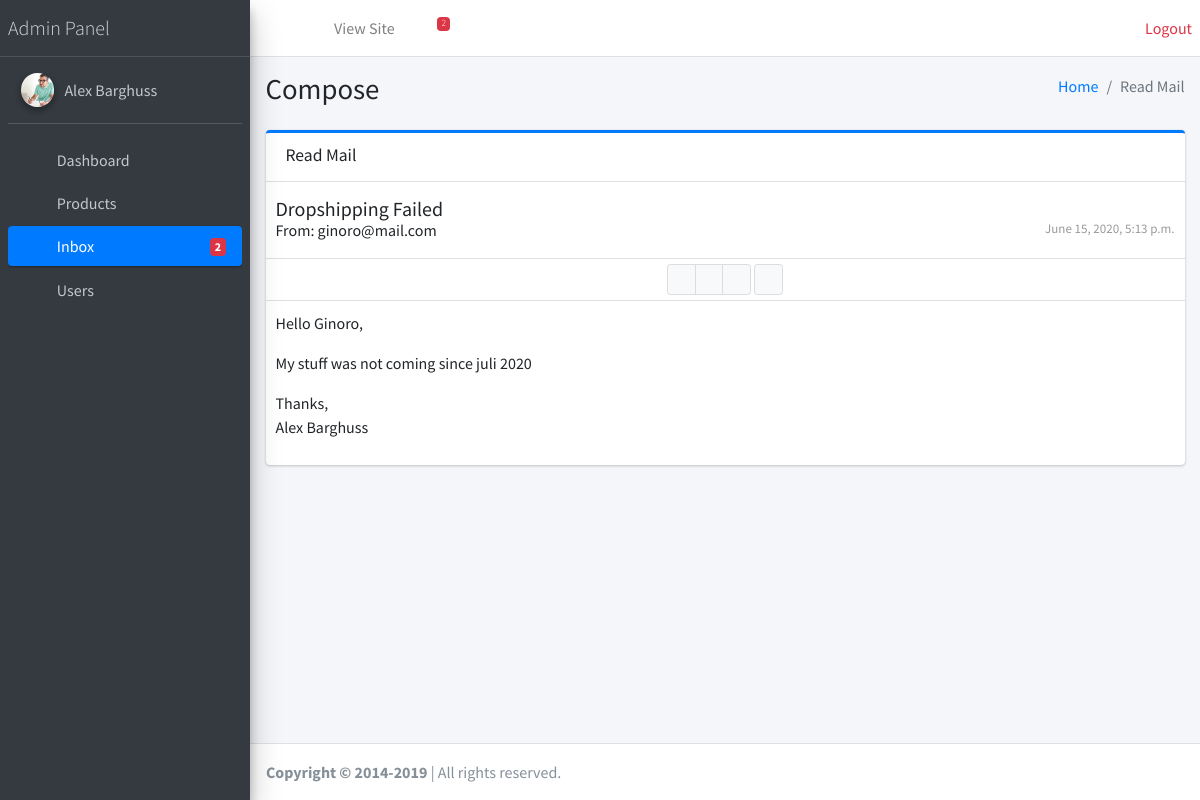
Screenshot of /dashboard/inbox/3/ (signed in) with the database file from the repository.
### users/models.py (models this page shows, shortened)
class Account(AbstractUser):
    photo = models.ImageField(upload_to='images/', blank=True, null=True)
    address = models.TextField()

### products/models.py (models this page shows, shortened)
class Contact(models.Model):
    name = models.CharField(max_length=100)
    email = models.CharField(max_length=100)
    message = models.TextField()
    subject = models.CharField(max_length=100)
    created_date = models.DateTimeField(auto_now_add=True)
    view = models.BooleanField(default=False)

### dashboard/views.py (the view)
# urls.py: path('inbox/<int:id>/', InboxDetailPage.as_view(), name='detail_inbox'),
@method_decorator([login_required(login_url='dashboard_login'), admin_required], name='dispatch')
class InboxDetailPage(View):
    template_name = 'dashboard/detail_contact.html'
    def get(self, request, id):
        contact = Contact.objects.get(id=id)
        contact.view = True
        contact.save()
        return render(request, self.template_name, {'inbox': contact})

### products/context_processors.py (called while the page is built)
def brand(request):
    from products.models import Product, Contact
    from django.core.paginator import Paginator
    brand = Product.objects.all().values('brand').order_by('-brand')
    paginator = Paginator(brand, 4)
    page_number = request.GET.get('page')
    page_obj = paginator.get_page(page_number)
    pesan = Contact.objects.order_by('-created_date')
    view_count = 0
    for view_boolean in pesan.values('view'):
        if view_boolean['view'] == True:
            view_count += 1
    return {'brand': page_obj, 'pesan': pesan, 'view_count': view_count }

### templates/dashboard/detail_contact.html
{% extends 'dashboard/base.html' %}
{% block content %}
    <section class="content-header">
        <div class="container-fluid">
          <div class="row mb-2">
            <div class="col-sm-6">
              <h1>Compose</h1>
            </div>
            <div class="col-sm-6">
              <ol class="breadcrumb float-sm-right">
                <li class="breadcrumb-item"><a href="{% url 'dashboard' %}">Home</a></li>
                <li class="breadcrumb-item active">Read Mail</li>
              </ol>
            </div>
          </div>
        </div>
      </section>
      <section class="content">
        <div class="container-fluid">
          <div class="row">
          <div class="col-md-12">
            <div class="card card-primary card-outline">
              <div class="card-header">
                <h3 class="card-title">Read Mail</h3>
                <div class="card-tools">
                  <a href="#" class="btn btn-tool" data-toggle="tooltip" title="Previous"><i class="fas fa-chevron-left"></i></a>
                  <a href="#" class="btn btn-tool" data-toggle="tooltip" title="Next"><i class="fas fa-chevron-right"></i></a>
                </div>
              </div>
              <div class="card-body p-0">
                <div class="mailbox-read-info">
                  <h5>{{ inbox.subject }}</h5>
                  <h6>From: {{ inbox.email }}
                    <span class="mailbox-read-time float-right">{{ inbox.created_date }}</span></h6>
                </div>
                <div class="mailbox-controls with-border text-center">
                  <div class="btn-group">
                    <button type="button" class="btn btn-default btn-sm" data-toggle="tooltip" data-container="body" title="Delete">
                      <i class="far fa-trash-alt"></i></button>
                    <button type="button" class="btn btn-default btn-sm" data-toggle="tooltip" data-container="body" title="Reply">
                      <i class="fas fa-reply"></i></button>
                    <button type="button" class="btn btn-default btn-sm" data-toggle="tooltip" data-container="body" title="Forward">
                      <i class="fas fa-share"></i></button>
                  </div>
                  <button type="button" class="btn btn-default btn-sm" data-toggle="tooltip" title="Print">
                    <i class="fas fa-print"></i></button>
                </div>
                <div class="mailbox-read-message">
                  <p>Hello {{ inbox.name }},</p>
                  <p>
                    {{ inbox.message }}
                  </p>
                  <p>Thanks,<br>{{ user.first_name }} {{ user.last_name }}</p>
                </div>
          </div>
        </div>
      </section>
{% endblock %}

### templates/dashboard/base.html (shortened to what this page needs)
{% load static %}
{% load mathfilters %}
<!DOCTYPE html>
<html>
<head>
  <link rel="stylesheet" href="{% static 'plugins/fontawesome-free/css/all.min.css' %}">
  <link rel="stylesheet" href="https://code.ionicframework.com/ionicons/2.0.1/css/ionicons.min.css">
  <link rel="stylesheet" href="{% static 'plugins/overlayScrollbars/css/OverlayScrollbars.min.css' %}">
  <link rel="stylesheet" href="{% static 'dist/css/adminlte.min.css' %}">
</head>
<body class="hold-transition sidebar-mini layout-fixed">
<div class="wrapper">
  <nav class="main-header navbar navbar-expand navbar-white navbar-light">
    <ul class="navbar-nav">
      <li class="nav-item">
        <a class="nav-link" data-widget="pushmenu" href="#" role="button"><i class="fas fa-bars"></i></a>
      </li>
      <li class="nav-item d-none d-sm-inline-block">
        <a href="{% url 'home' %}" class="nav-link">
            <i class="fa fa-home"></i>
            View Site
        </a>
      </li>
      <li class="nav-item dropdown">
        {% if pesan.count|sub:view_count %}
          <a class="nav-link" data-toggle="dropdown" href="#">
            <i class="far fa-comments"></i>
            <span class="badge badge-danger navbar-badge">
            {{ pesan.count|sub:view_count }}
            </span>
        {% endif %}
        </a>
      </li>
    </ul>
    <ul class="navbar-nav ml-auto">
        <li class="nav-item">
            <a href="{% url 'logout' %}" class="text-danger">
                <i class="fa fa-power-off"></i>
                Logout
            </a>
        </li>
    </ul>
  </nav>
  <aside class="main-sidebar sidebar-dark-primary elevation-4">
    <a href="{% url 'dashboard' %}" class="brand-link">
      <span class="brand-text font-weight-light">Admin Panel</span>
    </a>
    <div class="sidebar">
      <div class="user-panel mt-3 pb-3 mb-3 d-flex">
        <div class="image">
          <img src="{{ user.photo.url }}" class="img-circle elevation-2" alt="User Image">
        </div>
        <div class="info">
          <a href="#" class="d-block">{{ user.first_name }} {{ user.last_name }} </a>
        </div>
      </div>
      {% with url_name=request.resolver_match.url_name %}
      <nav class="mt-2">
        <ul class="nav nav-pills nav-sidebar flex-column" data-widget="treeview" role="menu" data-accordion="false">
          <li class="nav-item has-treeview">
            <a href="{% url 'dashboard' %}" class="nav-link {% if url_name == 'dashboard' %}active{% endif %}">
              <i class="nav-icon fas fa-tachometer-alt"></i>
              <p>
                Dashboard
              </p>
            </a>
          </li>
          <li class="nav-item has-treeview">
            <a href="{% url 'dashboard_products' %}" class="nav-link {% if url_name == 'dashboard_products' or 'product' in url_name %}active{% endif %}">
              <i class="nav-icon fas fa-list-ul"></i>
              <p>
                Products
              </p>
            </a>
          </li>
          <li class="nav-item has-treeview">
            <a href="{% url 'inbox' %}" class="nav-link {% if url_name == 'inbox' or 'inbox' in url_name %}active{% endif %}">
              <i class="nav-icon fas fa-envelope"></i>
              <p>
                Inbox
                {% if pesan.count|sub:view_count %}
                <span class="badge badge-danger right">{{ pesan.count|sub:view_count }}</span>
                {% endif %}
              </p>
            </a>
          </li>
          <li class="nav-item has-treeview">
            <a href="{% url 'member' %}" class="nav-link {% if url_name == 'member' %}active{% endif %}">
              <i class="nav-icon fas fa-users"></i>
              <p>
                Users
              </p>
            </a>
          </li>
        </ul>
      </nav>
      {% endwith %}
    </div>
  </aside>
  <div class="content-wrapper">
    {% block content %}
    {% endblock %}
  </div>
  <footer class="main-footer">
    <strong>Copyright &copy; 2014-2019 </strong> | All rights
    reserved.
  </footer>
</div>
</body>
</html>

### rows the page displays
Account: photo (picture), first_name "Alex", last_name "Barghuss"
Contact: subject "Dropshipping Failed", email "ginoro@mail.com", created_date "June 15, 2020, 5:13 p.m.", name "Ginoro", message "My stuff was not coming since juli 2020"

### other values shown
{{ pesan.count|sub:view_count }} "2"
